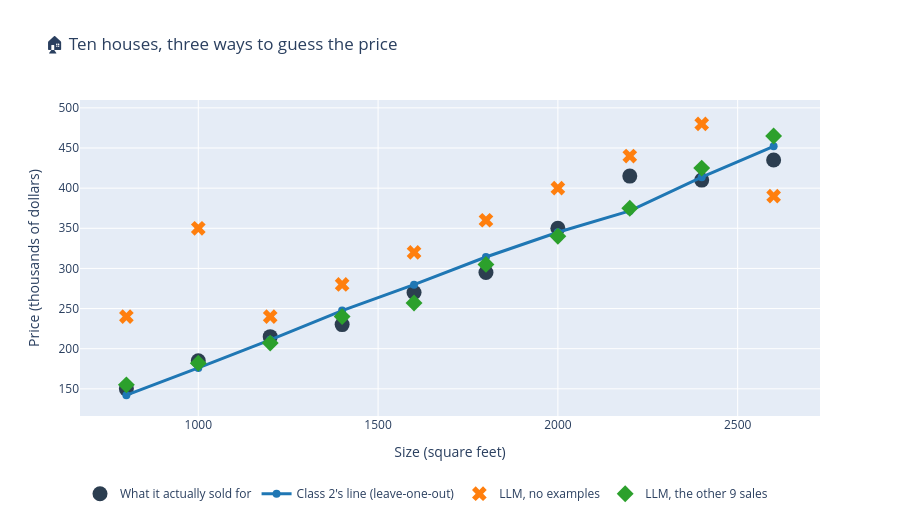
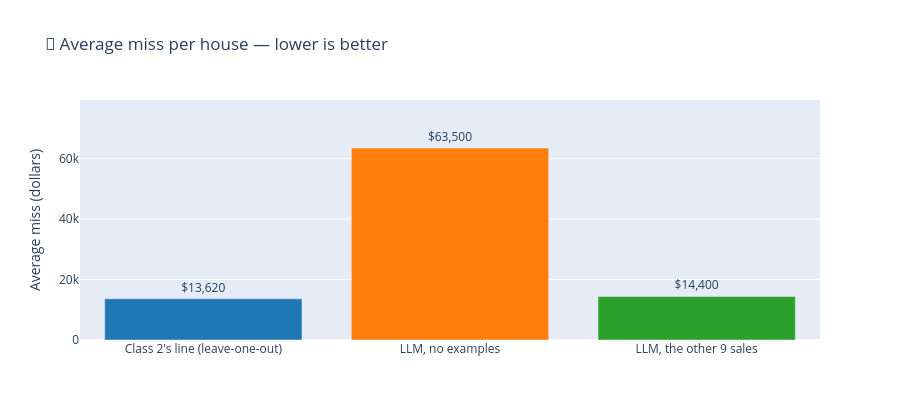

Notebook code cell kept with these figures, in order:
### Code cell
series = {"Class 2's line (leave-one-out)": loo_line}
if LLM_READY:
    series["LLM, no examples"] = llm_cold
    series[f"LLM, the other 9 sales"] = llm_warm

plot_price_comparison(sizes, prices, series)

errors = {name: score_regression(prices, values) for name, values in series.items()}
plot_mae_bars(errors)

for name, e in errors.items():
    note = f", {e['skipped']} reply/replies had no number" if e["skipped"] else ""
    print(f"{name:>32}:  average miss ${e['mae'] * 1000:,.0f}   "
          f"worst miss ${e['worst'] * 1000:,.0f}{note}")

### Figure 1 — Plotly figure (JSON) as saved in the notebook; plotly's stock layout.template omitted (floating-point values rounded to 4 significant figures)
{"data": [{"marker": {"color": "#2c3e50", "size": 15, "symbol": "circle"}, "mode": "markers", "name": "What it actually sold for", "type": "scatter", "x": [800, 1000, 1200, 1400, 1600, 1800, 2000, 2200, 2400, 2600], "y": [150, 185, 215, 230, 270, 295, 350, 415, 410, 435]}, {"line": {"color": "#1f77b4", "width": 3}, "marker": {"color": "#1f77b4", "size": 8}, "mode": "lines+markers", "name": "Class 2's line (leave-one-out)", "type": "scatter", "x": [800, 1000, 1200, 1400, 1600, 1800, 2000, 2200, 2400, 2600], "y": [142.1, 176.1, 211.1, 247.5, 279.8, 314.2, 345.1, 371.6, 413.6, 452.1]}, {"marker": {"color": "#ff7f0e", "size": 13, "symbol": "x"}, "mode": "markers", "name": "LLM, no examples", "type": "scatter", "x": [800, 1000, 1200, 1400, 1600, 1800, 2000, 2200, 2400, 2600], "y": [240, 350, 240, 280, 320, 360, 400, 440, 480, 390]}, {"marker": {"color": "#2ca02c", "size": 13, "symbol": "diamond"}, "mode": "markers", "name": "LLM, the other 9 sales", "type": "scatter", "x": [800, 1000, 1200, 1400, 1600, 1800, 2000, 2200, 2400, 2600], "y": [155, 182, 207, 240, 257, 305, 340, 375, 425, 465]}], "layout": {"height": 520, "legend": {"orientation": "h", "y": -0.2}, "title": {"text": "🏠 Ten houses, three ways to guess the price"}, "xaxis": {"title": {"text": "Size (square feet)"}}, "yaxis": {"title": {"text": "Price (thousands of dollars)"}}}}

### Figure 2 — Plotly figure (JSON) as saved in the notebook; plotly's stock layout.template omitted (floating-point values rounded to 4 significant figures)
{"data": [{"marker": {"color": ["#1f77b4", "#ff7f0e", "#2ca02c"]}, "text": ["$13,620", "$63,500", "$14,400"], "textposition": "outside", "type": "bar", "x": ["Class 2's line (leave-one-out)", "LLM, no examples", "LLM, the other 9 sales"], "y": [13620.0, 63500, 14400]}], "layout": {"height": 420, "showlegend": false, "title": {"text": "📏 Average miss per house — lower is better"}, "yaxis": {"range": [0, 79375], "title": {"text": "Average miss (dollars)"}}}}
